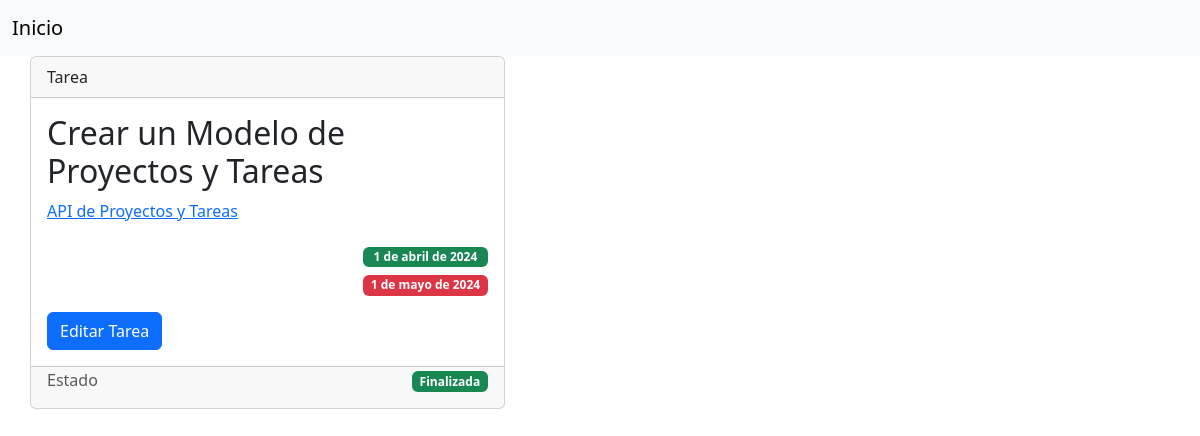
Page /tarea/2 on the committed database.
### api_proyectos/models.py (models this page shows)
class Tarea(models.Model):
    nombre = models.CharField(max_length=250,
                              null=False, blank=False)
    fecha_ini = models.DateField(null=False, blank=False)
    fecha_fin = models.DateField()
    estado = models.BooleanField(default=False)
    proyecto = models.ForeignKey(Proyectos,
                                 on_delete=models.CASCADE,
                                 null=False, blank=False)

class Proyectos(models.Model):
    nombre = models.CharField(max_length=250,
                              null=False, blank=False)
    descripcion = models.TextField()
    estado = models.BooleanField(default=False)

### api_proyectos/views.py (the view)
# urls.py: path('tarea/<int:id>', views.tarea, name='tarea'),
def tarea(request, id):
    error_message = request.session.pop('error_message', None)
    error_fecha = request.session.pop('error_fecha', None)
    tarea = get_object_or_404(Tarea, id=id)
    proyecto = tarea.proyecto
    return render(request, 'tareas/tarea.html', {
        'tarea': tarea,
        'error_message': error_message,
        'error_fecha': error_fecha,
        'proyecto': proyecto,
    })

### api_proyectos/templates/tareas/tarea.html (shortened to what this page needs)
{% extends 'base.html' %}
{% block content %}
<body>
    <div class="container">
        <div class="row">
            <div class="col-sm-5 p-0">
                <div class="card">
                    <div class="card-header">
                        Tarea
                    </div>
                    <div class="card-body">
                        <h2 class="card-title">{{tarea.nombre}}</h2>
                        <a href="{% url 'proyecto' proyecto.nombre %}">{{proyecto.nombre}}</a>
                        <div class="mt-4 mb-3 d-grid gap-2 justify-content-md-end">
                            <span class="badge text-bg-success">{{tarea.fecha_ini}}</span>
                            <span class="badge text-bg-danger">{{tarea.fecha_fin}}</span>
                        </div>
                        <div class="mt-3 gap-2 d-md-flex">
                            <button type="button" class="btn btn-primary" data-bs-toggle="modal"
                                data-bs-target="#edit_task">
                                Editar Tarea
                            </button>
                        </div>
                    </div>
                    <div class="card-footer">
                        <div class="row">
                            <div class="col">
                                <h6 class="card-subtitle mb-2 text-body-secondary">Estado</h6>
                            </div>
                            <div class="col text-end">
                                <h6 class="card-subtitle mb-2 text-body-secondary">
                                    {% if tarea.estado == False %}
                                    <span class="badge text-bg-warning">
                                        Pendiente
                                    </span>
                                    {% else %}
                                    <span class="badge text-bg-success">
                                        Finalizada
                                    </span>
                                    {% endif %}
                                </h6>
                            </div>
                        </div>
                    </div>
                </div>
            </div>
            <div class="col-sm-7">
            </div>
        </div>
    </div>
</body>
{% endblock %}

### rows in the picture
Tarea: nombre "Crear un Modelo de Proyectos y Tareas", fecha_ini "1 de abril de 2024", fecha_fin "1 de mayo de 2024"
Proyectos: nombre "API de Proyectos y Tareas"
